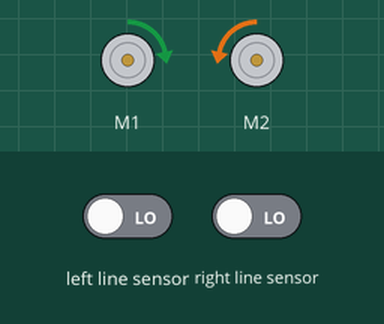
Simulated run of this program. Board: BBC micro:bit (MakeCode). Parts: 2 × DC motor (green arrow = forward, orange = backward, longer = faster). The inputs (shaded band) are chosen by the test bench; at power-on: left line sensor LOW, right line sensor LOW.

Above: at 1.2 s.
1.3 s: left line sensor driven HIGH
At 2.6 s:
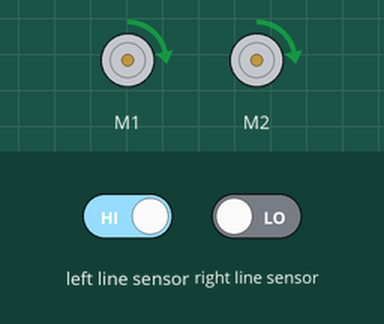
2.9 s: left line sensor driven LOW
At 3.06 s:
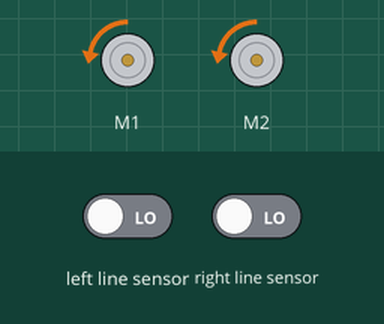
6.4 s: right line sensor driven HIGH
At 6.9 s:
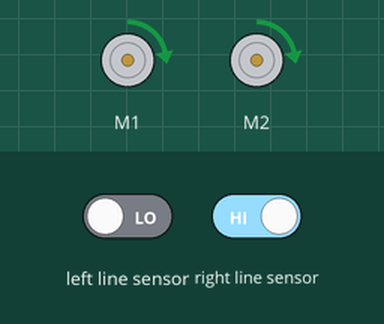
8.0 s: right line sensor driven LOW
At 8.6 s:
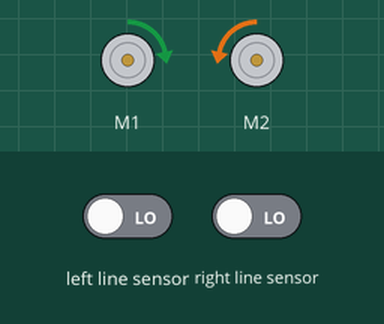
Timing chart, 0 to 12.5 s (numbered marks = the images above; inputs shaded):
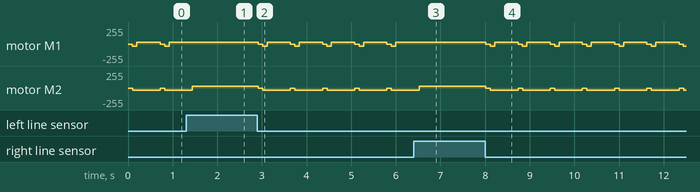

Measured:
- after the input at 1.3 s, motor M1: stops changing and stays forward 30/255
- after the input at 2.9 s, motor M1: forward 30/255 → stopped at once, then repeats every 0.72 s: backward 30/255 0.10 s, forward 30/255 0.52 s, stopped 0.10 s; motor M2: alternates backward 30/255 for 0.62 s and stopped for 0.10 s, starting at once
- after the input at 6.4 s, motor M1: stops changing and stays forward 30/255
- after the input at 8.0 s, motor M1: forward 30/255 → stopped at once, then repeats every 0.72 s: backward 30/255 0.10 s, forward 30/255 0.52 s, stopped 0.10 s; motor M2: alternates backward 30/255 for 0.62 s and stopped for 0.10 s, starting at once

The program:

main.ts
```typescript
basic.forever(function () {
    if (maqueen.readPatrol(maqueen.Patrol.PatrolLeft) == 0 && maqueen.readPatrol(maqueen.Patrol.PatrolRight) == 0) {
        maqueen.motorStop(maqueen.Motors.All)
        basic.pause(100)
        maqueen.motorRun(maqueen.Motors.All, maqueen.Dir.CCW, 30)
        basic.pause(100)
        maqueen.motorRun(maqueen.Motors.M1, maqueen.Dir.CW, 30)
        basic.pause(500)
        maqueen.motorRun(maqueen.Motors.M2, maqueen.Dir.CCW, 30)
    } else {
        maqueen.motorRun(maqueen.Motors.All, maqueen.Dir.CW, 30)
    }
})
```

test.ts
```typescript
// aquí va el archivo "tests"; esto no se compilará cuando este paquete se utilice como una extensión.
```
